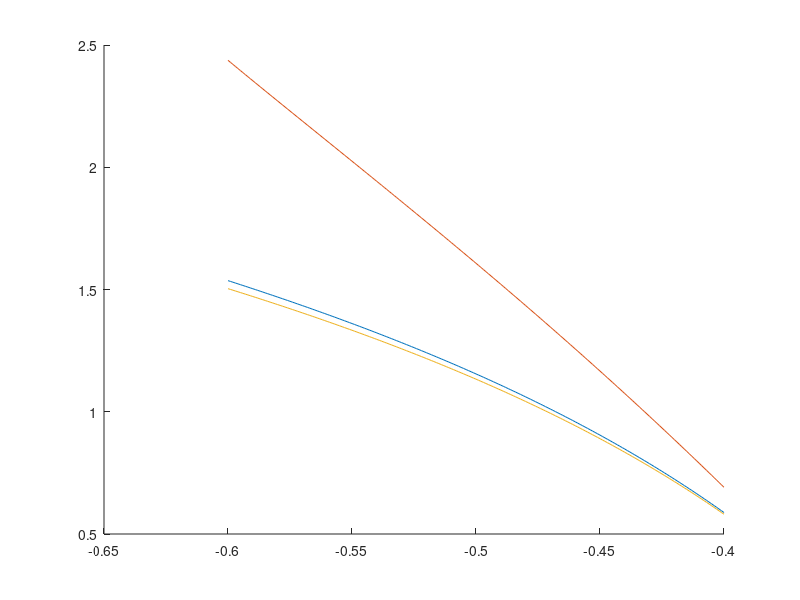

The MATLAB script that drew this image: (Note: this script raises an error after producing the figure.)

clear all
clc
l=0.3302;
const=[-24.5303061022693;-82.5823356236845;2.00336635977264;28.0222319736506;1.44485043558957;-27.4403297999276;14.1049198474505;-0.751147700483378];

cmd=-0.4:-0.001:-0.6;
cmd_u1=[2,0,-2];
ss=zeros(size(cmd));
figure
hold on
for u1=cmd_u1
    delta=0.224314009055080*u1-0.008867066788855;
for i=1:length(cmd)
    
    u0=cmd(i);
    a0=const(1)+const(2)*u0+const(6)*u0^2;
    a1=const(3)+const(4)*u0+const(7)*u0^2;
    a2=const(5)+const(8)/l^2*tan(delta)^2;
    rt=roots([a2,a1,a0]);
    idx=find((rt<3) & (rt>0),1);
    ss(i)=rt(idx);
end
    plot(cmd,ss)
end
ss_est=[-10.445339156721717,-3.584452482313747];


hold on
%plot(cmd,polyval(ss_est,cmd))

load('steady_state_speeds.mat')
plot(throttle_in,v_mocap,'b*')
load('steady_circle.mat')
plot(throttle([3,5:end]),vx([3,5:end]),'r*')

%check otherway
vx_des=0.7;
w=1.5;
a0=const(1)+const(3)*vx_des+const(5)*vx_des^2+const(8)*w^2;
a1=const(2)+const(4)*vx_des;
a2=const(6)+const(7)*vx_des;
roots([a2,a1,a0])
(-a1-sqrt(a1^2-4*a2*a0))/(2*a2)
